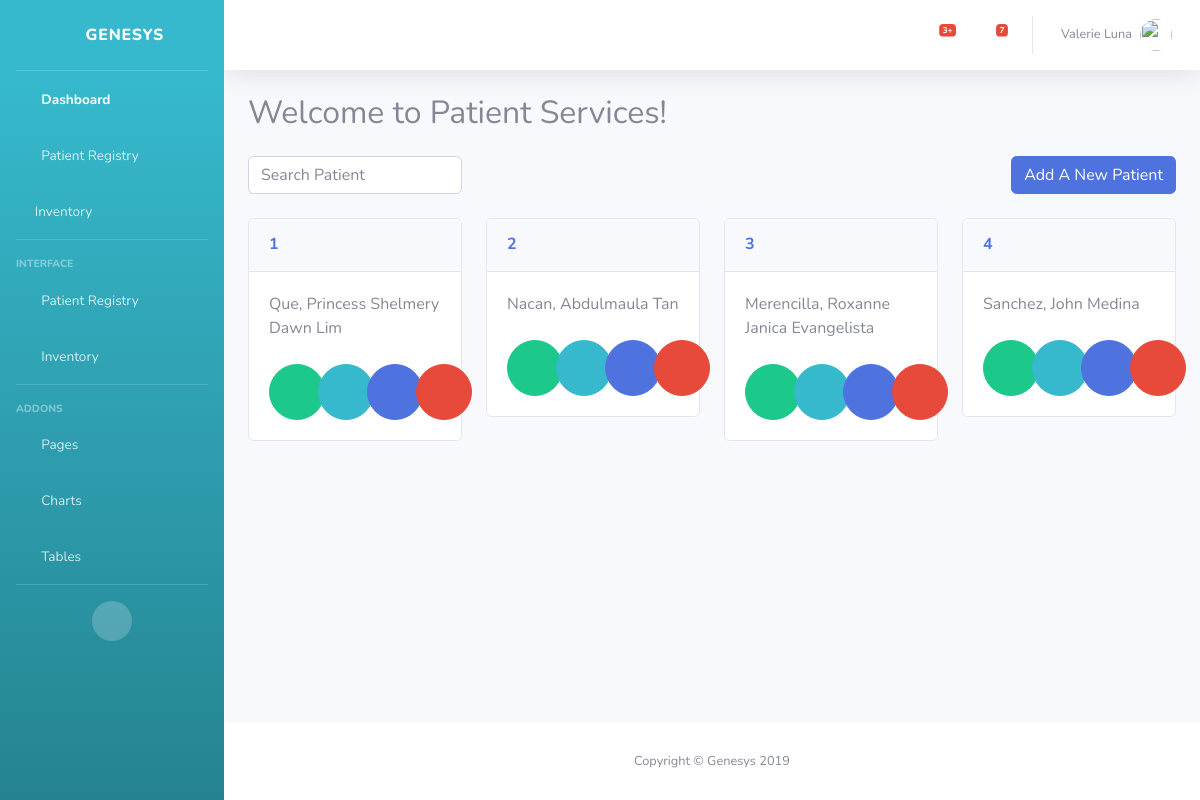
The page /patient/ on the database its author committed.
### patient/models.py (models this page shows, shortened)
class Patient (models.Model):
    PatientID = models.AutoField(primary_key=True)
    GivenName = models.CharField(max_length=100)
    MiddleName = models.CharField(max_length=100)
    LastName = models.CharField(max_length=100)
    Extention = models.CharField(max_length=5, null=True)
    DOB = models.DateField()
    Gender = models.CharField(max_length=12)
    StreetAdd = models.CharField(max_length=255)
    BrgyAdd = models.CharField(max_length=255)
    CityAdd = models.CharField(max_length=255)
    Region = models.CharField(max_length=27)
    ContactPerson = models.CharField(max_length=50)
    ContactNumber = models.IntegerField()
    DateCreated = models.DateTimeField(default=timezone.now)

### patient/views.py (the view)
# urls.py: path('patient/', patient_views.patient, name='patient'),
def patient(request):
    context = {
        'patients': Patient.objects.all(),
    }
    return render(request, 'patient/patient.html', context)

### patient/templates/patient/patient.html
{% extends "home/base.html" %}
{% block content %}
<div class="row">
    <div class="col-md-12">
        <h2 class="page-title mb-4">Welcome to Patient Services!</h2>
    </div>
</div>
<div class="row">
    <div class="col-xl-3 col-md-6 mb-4">
        <input class="form-control search-patient" placeholder="Search Patient">
    </div>
    <div class="col-xl-3 col-md-6 mb-4 ml-auto">
        <button class="btn btn-primary float-right">Add A New Patient</button>
    </div>
</div>
<div class="content-container">
    <div class="row">
        {% for patient in patients %}
        <div class="col-xl-3 col-md-6 mb-4">
            <div class="card">
                <div class="card-header py-3">
                    <h6 class="m-0 font-weight-bold text-primary">{{ patient.PatientID }}</h6>
                </div>
                <div class="card-body">
                    <div class="mb-4">
                        <p class="">{{ patient.LastName }}, {{ patient.GivenName }} {{ patient.MiddleName }}</p>
                    </div>
                    <div class="row text-center">
                        <div class="col-xs-3 col-sm-3 col-md-3">
                            <a href="#" class="btn btn-success btn-circle btn-lg">
                                    <i class="fas fa-pencil-alt"></i>
                            </a>
                        </div>
                        <div class="col-xs-3 col-sm-3 col-md-3">
                            <a href="#" class="btn btn-info btn-circle btn-lg">
                                    <i class="fa fa-medkit"></i>
                            </a>
                        </div>
                        <div class="col-xs-3 col-sm-3 col-md-3">
                            <a href="#" class="btn btn-primary btn-circle btn-lg">
                                    <i class="fa fa-calendar"></i>
                            </a>
                        </div>
                        <div class="col-xs-3 col-sm-3 col-md-3">
                            <a href="#" class="btn btn-danger btn-circle btn-lg">
                                <i class="fas fa-trash-alt"></i>
                            </a>
                        </div>
                    </div>
                </div>
            </div>
        </div>
        {% endfor %}
    </div>
</div>
{% endblock content %}

### home/templates/home/base.html (shortened to what this page needs)
{% load static %}
<!DOCTYPE html>
<html lang="en">
<head>
  <link href="{% static 'vendor/fontawesome-free/css/all.min.css' %}" rel="stylesheet" type="text/css">
  <link rel="stylesheet" type="text/css" href="{% static 'css/sb-admin-2.css' %}">
</head>
<body id="page-top">
  <div id="wrapper">
    <ul class="navbar-nav bg-gradient-info sidebar sidebar-dark accordion" id="accordionSidebar">
      <a class="sidebar-brand d-flex align-items-center justify-content-center" href="index.html">
        <div class="sidebar-brand-icon rotate-n-15">
          <i class="fas fa-laugh-wink"></i>
        </div>
        <div class="sidebar-brand-text mx-3">GeneSys</div>
      </a>
      <hr class="sidebar-divider my-0">
      <li class="nav-item active">
        <a class="nav-link" href="/">
          <i class="fas fa-fw fa-tachometer-alt"></i>
          <span>Dashboard</span></a>
      </li>
      <li class="nav-item">
        <a class="nav-link" href="/patient/">
          <i class="fas fa-fw fa-user-plus"></i>
          <span>Patient Registry</span></a>
      </li>
      <li class="nav-item">
        <a class="nav-link" href="pati.html">
          <i class="fab fa-dropbox"></i>
          <span>Inventory</span></a>
      </li>
      <hr class="sidebar-divider">
      <div class="sidebar-heading">
        Interface
      </div>
      <li class="nav-item">
        <a class="nav-link collapsed" href="#" data-toggle="collapse" data-target="#collapseTwo" aria-expanded="true" aria-controls="collapseTwo">
          <i class="fas fa-fw fa-cog"></i>
          <span>Patient Registry</span>
        </a>
      </li>
      <li class="nav-item">
        <a class="nav-link collapsed" href="#" data-toggle="collapse" data-target="#collapseUtilities" aria-expanded="true" aria-controls="collapseUtilities">
          <i class="fas fa-fw fa-wrench"></i>
          <span>Inventory</span>
        </a>
      </li>
      <hr class="sidebar-divider">
      <div class="sidebar-heading">
        Addons
      </div>
      <li class="nav-item">
        <a class="nav-link collapsed" href="#" data-toggle="collapse" data-target="#collapsePages" aria-expanded="true" aria-controls="collapsePages">
          <i class="fas fa-fw fa-folder"></i>
          <span>Pages</span>
        </a>
      </li>
      <li class="nav-item">
        <a class="nav-link" href="charts.html">
          <i class="fas fa-fw fa-chart-area"></i>
          <span>Charts</span></a>
      </li>
      <li class="nav-item">
        <a class="nav-link" href="tables.html">
          <i class="fas fa-fw fa-table"></i>
          <span>Tables</span></a>
      </li>
      <hr class="sidebar-divider d-none d-md-block">
      <div class="text-center d-none d-md-inline">
        <button class="rounded-circle border-0" id="sidebarToggle"></button>
      </div>
    </ul>
    <div id="content-wrapper" class="d-flex flex-column">
      <div id="content">
        <nav class="navbar navbar-expand navbar-light bg-white topbar mb-4 static-top shadow">
          <ul class="navbar-nav ml-auto">
            <li class="nav-item dropdown no-arrow mx-1">
              <a class="nav-link dropdown-toggle" href="#" id="alertsDropdown" role="button" data-toggle="dropdown" aria-haspopup="true" aria-expanded="false">
                <i class="fas fa-bell fa-fw"></i>
                <span class="badge badge-danger badge-counter">3+</span>
              </a>
            </li>
            <li class="nav-item dropdown no-arrow mx-1">
              <a class="nav-link dropdown-toggle" href="#" id="messagesDropdown" role="button" data-toggle="dropdown" aria-haspopup="true" aria-expanded="false">
                <i class="fas fa-envelope fa-fw"></i>
                <span class="badge badge-danger badge-counter">7</span>
              </a>
            </li>
            <li class="nav-item dropdown no-arrow">
              <a class="nav-link dropdown-toggle" href="#" id="userDropdown" role="button" data-toggle="dropdown" aria-haspopup="true" aria-expanded="false">
                <span class="mr-2 d-none d-lg-inline text-gray-600 small">Valerie Luna</span>
                <img class="img-profile rounded-circle" src="https://source.unsplash.com/QAB-WJcbgJk/60x60">
              </a>
            </li>
          </ul>
        </nav>
        <div class="container-fluid">
          {% block content %}
          {% endblock %}
        </div>
        </div>
        <footer class="sticky-footer bg-white">
        <div class="container my-auto">
            <div class="copyright text-center my-auto">
            <span>Copyright &copy; Genesys 2019</span>
            </div>
        </div>
        </footer>
    </div>
    </div>
</body>
</html>

### rows shown on the page
Patient: PatientID "1", LastName "Que", GivenName "Princess Shelmery Dawn", MiddleName "Lim"
Patient: PatientID "2", LastName "Nacan", GivenName "Abdulmaula", MiddleName "Tan"
Patient: PatientID "3", LastName "Merencilla", GivenName "Roxanne Janica", MiddleName "Evangelista"
Patient: PatientID "4", LastName "Sanchez", GivenName "John", MiddleName "Medina"
